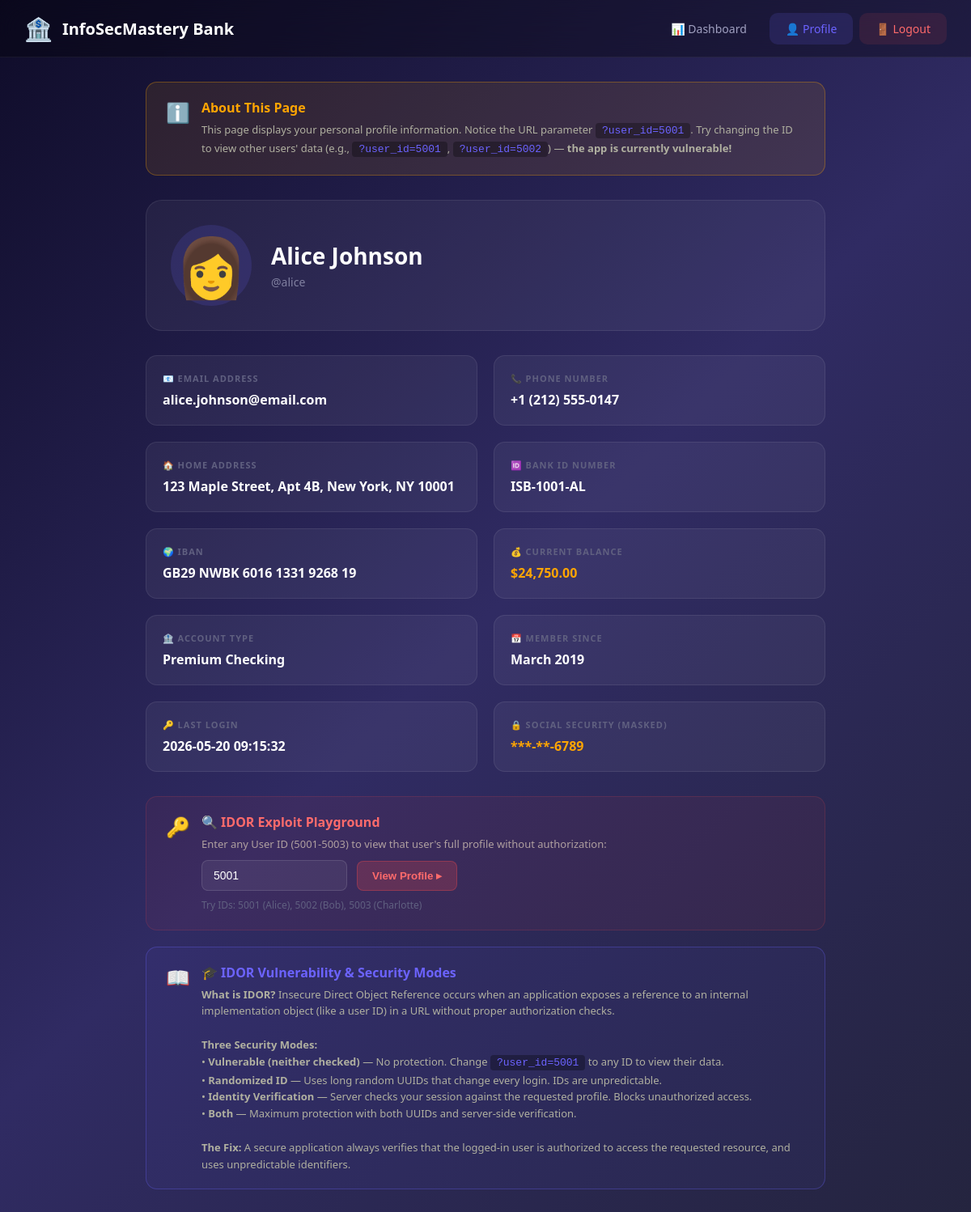
/profile (signed in), run on the app's committed database.
### tables this page shows
CREATE TABLE users (
            id INTEGER PRIMARY KEY AUTOINCREMENT,
            username TEXT UNIQUE NOT NULL,
            password TEXT NOT NULL,
            full_name TEXT NOT NULL,
            email TEXT NOT NULL,
            home_address TEXT NOT NULL,
            phone_number TEXT NOT NULL,
            bank_id TEXT NOT NULL,
            iban TEXT NOT NULL,
            current_balance REAL NOT NULL DEFAULT 0.00,
            account_type TEXT NOT NULL,
            member_since TEXT NOT NULL,
            last_login TEXT NOT NULL,
            social_security TEXT NOT NULL,
            profile_picture TEXT NOT NULL DEFAULT '👤',
            uuid TEXT UNIQUE
        );

### app.py (the view, shortened to what this page needs)
@app.route('/profile')
def profile():
    user = get_logged_in_user()
    if not user:
        return redirect(url_for('home'))
    security_mode = session.get('security_mode', 'vulnerable')
    identity_mode = session.get('identity_mode', False)
    target_user_id = request.args.get('user_id', type=int)
    if target_user_id is None:
        target_user_id = user['id']
    target_user = find_user_by_id(target_user_id)
    is_own_profile = (target_user['id'] == user['id'])
    return render_template('profile.html',
                         user=user,
                         target_user=target_user,
                         is_own_profile=is_own_profile,
                         security_mode=security_mode,
                         error=None)

### app.py (called while the page is built)
def get_logged_in_user():
    user_id = session.get('user_id')
    if not user_id:
        return None
    return find_user_by_id(user_id)

@app.context_processor
def inject_security_mode():
    return dict(security_mode=session.get('security_mode', 'vulnerable'))

### database.py (called while the page is built)
def get_db():
    conn = sqlite3.connect(DB_PATH)
    conn.row_factory = sqlite3.Row
    return conn

def find_user_by_id(user_id):
    conn = get_db()
    cursor = conn.cursor()
    cursor.execute('SELECT * FROM users WHERE id = ?', (user_id,))
    user = cursor.fetchone()
    conn.close()
    return dict(user) if user else None

### templates/profile.html (shortened to what this page needs)
{% extends "base.html" %}
{% block profile_active %}active{% endblock %}
{% block content %}
<div class="profile-container">
  <div id="idorNotice">
    {% if error %}
    <div class="idor-notice" style="border-color: rgba(255,77,77,0.3); background: rgba(255,77,77,0.1);">
      <div class="notice-icon">⚠️</div>
      <div class="notice-content">
        <h3 style="color:#ff6b6b;">{{ 'Access Blocked' if security_mode in ('identity', 'both') else 'User Not Found' }}</h3>
        <p>{{ error }}</p>
      </div>
    </div>
    {% elif is_own_profile and security_mode == 'vulnerable' %}
    <div class="idor-notice">
      <div class="notice-icon">ℹ️</div>
      <div class="notice-content">
        <h3>About This Page</h3>
        <p>This page displays your personal profile information. Notice the URL parameter
        <code>?user_id={{ target_user.id }}</code>. Try changing the ID to view other users'
        data (e.g., <code>?user_id=5001</code>, <code>?user_id=5002</code>) — <strong>the app is currently vulnerable!</strong></p>
      </div>
    </div>
    {% endif %}
  </div>
  <div class="profile-header">
    <div class="profile-avatar">{{ target_user.profile_picture }}</div>
    <div class="profile-info">
      <h1>{{ target_user.full_name }}</h1>
      <p>@{{ target_user.username }}</p>
    </div>
  </div>
  <div class="profile-grid">
    <div class="profile-field">
      <div class="field-label">📧 Email Address</div>
      <div class="field-value">{{ target_user.email }}</div>
    </div>
    <div class="profile-field">
      <div class="field-label">📞 Phone Number</div>
      <div class="field-value">{{ target_user.phone_number }}</div>
    </div>
    <div class="profile-field">
      <div class="field-label">🏠 Home Address</div>
      <div class="field-value">{{ target_user.home_address }}</div>
    </div>
    <div class="profile-field">
      <div class="field-label">🆔 Bank ID Number</div>
      <div class="field-value">{{ target_user.bank_id }}</div>
    </div>
    <div class="profile-field">
      <div class="field-label">🌍 IBAN</div>
      <div class="field-value">{{ target_user.iban }}</div>
    </div>
    <div class="profile-field">
      <div class="field-label">💰 Current Balance</div>
      <div class="field-value sensitive">${{ "{:,.2f}".format(target_user.current_balance) }}</div>
    </div>
    <div class="profile-field">
      <div class="field-label">🏦 Account Type</div>
      <div class="field-value">{{ target_user.account_type }}</div>
    </div>
    <div class="profile-field">
      <div class="field-label">📅 Member Since</div>
      <div class="field-value">{{ target_user.member_since }}</div>
    </div>
    <div class="profile-field">
      <div class="field-label">🔑 Last Login</div>
      <div class="field-value">{{ target_user.last_login }}</div>
    </div>
    <div class="profile-field">
      <div class="field-label">🔒 Social Security (Masked)</div>
      <div class="field-value sensitive">{{ target_user.social_security }}</div>
    </div>
  </div>
  {% if security_mode == 'vulnerable' %}
  <div class="profile-idor-exploit">
    <div class="exploit-icon">🔑</div>
    <div class="exploit-content">
      <h3>🔍 IDOR Exploit Playground</h3>
      <p>Enter any User ID (5001-5003) to view that user's full profile without authorization:</p>
      <div>
        <input type="number" id="idorUserIdInput" min="5001" max="5003" value="5001" placeholder="User ID" style="margin-top:10px; padding:10px 14px; background:rgba(255,255,255,0.06); border:1px solid rgba(255,255,255,0.12); border-radius:8px; color:#ffffff; font-size:14px; width:180px; margin-right:8px;">
        <button class="go-btn" onclick="exploitIDOR()">View Profile ▸</button>
      </div>
      <p style="margin-top:8px; font-size:12px; color:#606080;">
        Try IDs: 5001 (Alice), 5002 (Bob), 5003 (Charlotte)
      </p>
    </div>
  </div>
  {% endif %}
  <div class="idor-notice" style="margin-top: 20px; border-color: rgba(108,99,255,0.3); background: rgba(108,99,255,0.06);">
    <div class="notice-icon">📖</div>
    <div class="notice-content">
      <h3 style="color:#6c63ff;">🎓 IDOR Vulnerability & Security Modes</h3>
      <p>
        <strong>What is IDOR?</strong> Insecure Direct Object Reference occurs when an application
        exposes a reference to an internal implementation object (like a user ID) in a URL without
        proper authorization checks.<br><br>
        <strong>Three Security Modes:</strong><br>
        • <strong>Vulnerable (neither checked)</strong> — No protection. Change <code>?user_id=5001</code> to any ID to view their data.<br>
        • <strong>Randomized ID</strong> — Uses long random UUIDs that change every login. IDs are unpredictable.<br>
        • <strong>Identity Verification</strong> — Server checks your session against the requested profile. Blocks unauthorized access.<br>
        • <strong>Both</strong> — Maximum protection with both UUIDs and server-side verification.<br><br>
        <strong>The Fix:</strong> A secure application always verifies that the logged-in user is authorized to access
        the requested resource, and uses unpredictable identifiers.
      </p>
    </div>
  </div>
</div>
{% endblock %}

### static/styles/style.css (style rules this page uses)
* { margin: 0; padding: 0; box-sizing: border-box; }
body { font-family: 'Segoe UI', Tahoma, Geneva, Verdana, sans-serif; background: linear-gradient(135deg, #0f0c29, #302b63, #24243e); min-height: 100vh; color: #e0e0e0; }
.profile-container { max-width: 900px; margin: 0 auto; padding: 30px; }
.profile-header { display: flex; align-items: center; gap: 24px; margin-bottom: 30px; background: rgba(255, 255, 255, 0.05); border: 1px solid rgba(255, 255, 255, 0.08); border-radius: 20px; padding: 30px; }
.profile-header .profile-avatar { font-size: 72px; width: 100px; height: 100px; display: flex; align-items: center; justify-content: center; background: rgba(108, 99, 255, 0.15); border-radius: 50%; }
.profile-header .profile-info h1 { font-size: 28px; font-weight: 700; color: #ffffff; margin-bottom: 4px; }
.profile-header .profile-info p { font-size: 14px; color: #8080a0; }
.profile-grid { display: grid; grid-template-columns: repeat(auto-fit, minmax(300px, 1fr)); gap: 20px; margin-bottom: 30px; }
.profile-field { background: rgba(255, 255, 255, 0.05); border: 1px solid rgba(255, 255, 255, 0.08); border-radius: 14px; padding: 20px; }
.profile-field .field-label { font-size: 11px; text-transform: uppercase; letter-spacing: 1px; color: #606080; font-weight: 600; margin-bottom: 8px; }
.profile-field .field-value { font-size: 16px; font-weight: 600; color: #ffffff; word-break: break-all; }
.profile-field .field-value.sensitive { color: #ffa502; }
.idor-notice { background: rgba(255, 165, 2, 0.1); border: 1px solid rgba(255, 165, 2, 0.3); border-radius: 14px; padding: 20px 24px; margin-bottom: 30px; display: flex; align-items: flex-start; gap: 14px; }
.idor-notice .notice-icon { font-size: 24px; flex-shrink: 0; }
.idor-notice .notice-content h3 { font-size: 16px; font-weight: 600; color: #ffa502; margin-bottom: 6px; }
.idor-notice .notice-content p { font-size: 13px; color: #b0b0a0; line-height: 1.6; }
.idor-notice .notice-content code { background: rgba(0, 0, 0, 0.3); padding: 2px 8px; border-radius: 4px; font-size: 13px; color: #6c63ff; }
.profile-idor-exploit { background: rgba(255, 77, 77, 0.06); border: 1px solid rgba(255, 77, 77, 0.15); border-radius: 14px; padding: 20px 24px; display: flex; align-items: flex-start; gap: 14px; }
.profile-idor-exploit .exploit-icon { font-size: 24px; flex-shrink: 0; }
.profile-idor-exploit .exploit-content h3 { font-size: 16px; font-weight: 600; color: #ff6b6b; margin-bottom: 6px; }
.profile-idor-exploit .exploit-content p { font-size: 13px; color: #b0a0a0; line-height: 1.6; }
.profile-idor-exploit .exploit-content input { margin-top: 10px; padding: 10px 14px; background: rgba(255, 255, 255, 0.06); border: 1px solid rgba(255, 255, 255, 0.12); border-radius: 8px; color: #ffffff; font-size: 14px; width: 180px; margin-right: 8px; }
.profile-idor-exploit .exploit-content .go-btn { padding: 10px 18px; background: rgba(255, 77, 77, 0.2); border: 1px solid rgba(255, 77, 77, 0.3); border-radius: 8px; color: #ff6b6b; font-weight: 600; cursor: pointer; transition: all 0.3s ease; }

### data on the page
users: id "5001", profile_picture "👩", full_name "Alice Johnson", username "alice", email "alice.johnson@email.com", phone_number "+1 (212) 555-0147", home_address "123 Maple Street, Apt 4B, New York, NY 10001", bank_id "ISB-1001-AL", iban "GB29 NWBK 6016 1331 9268 19", current_balance "24,750.00", account_type "Premium Checking", member_since "March 2019", last_login "2026-05-20 09:15:32", social_security "***-**-6789"
